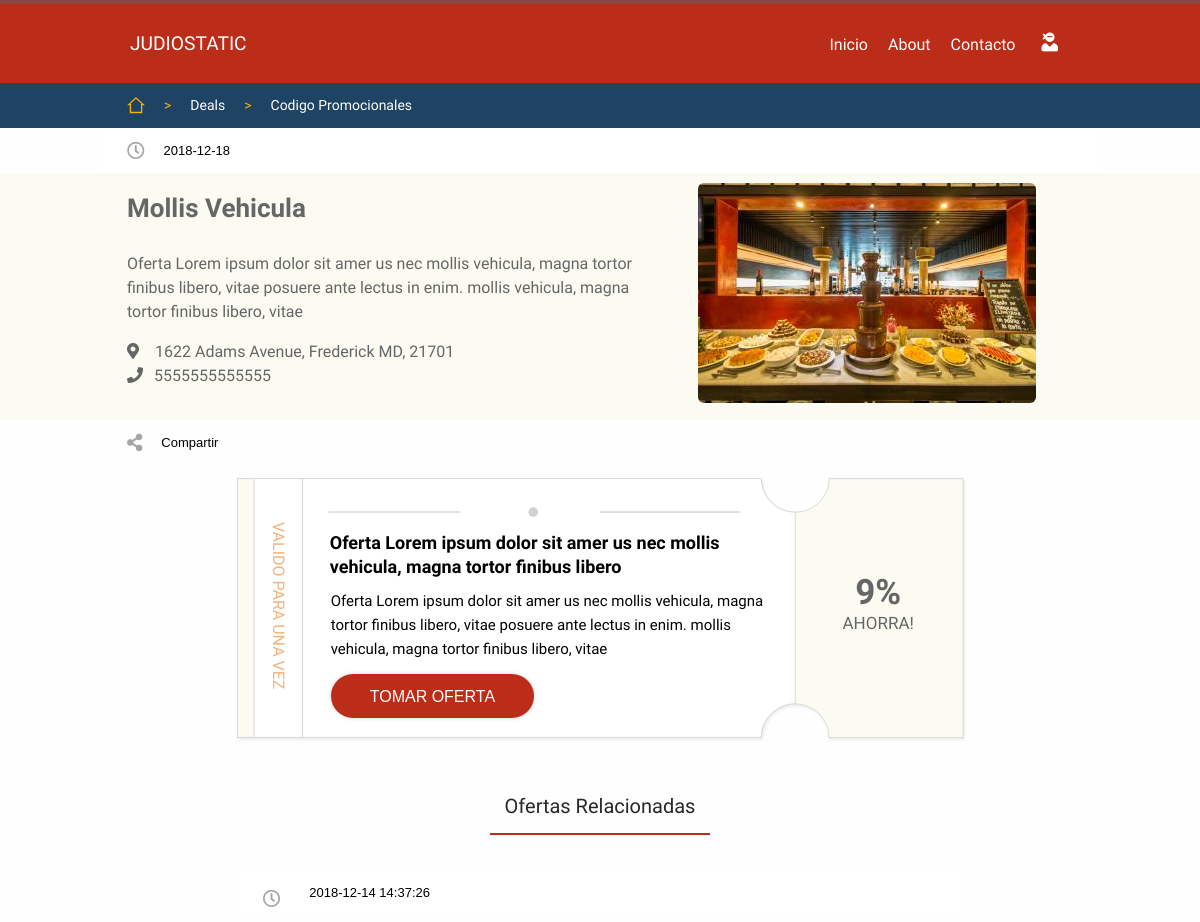
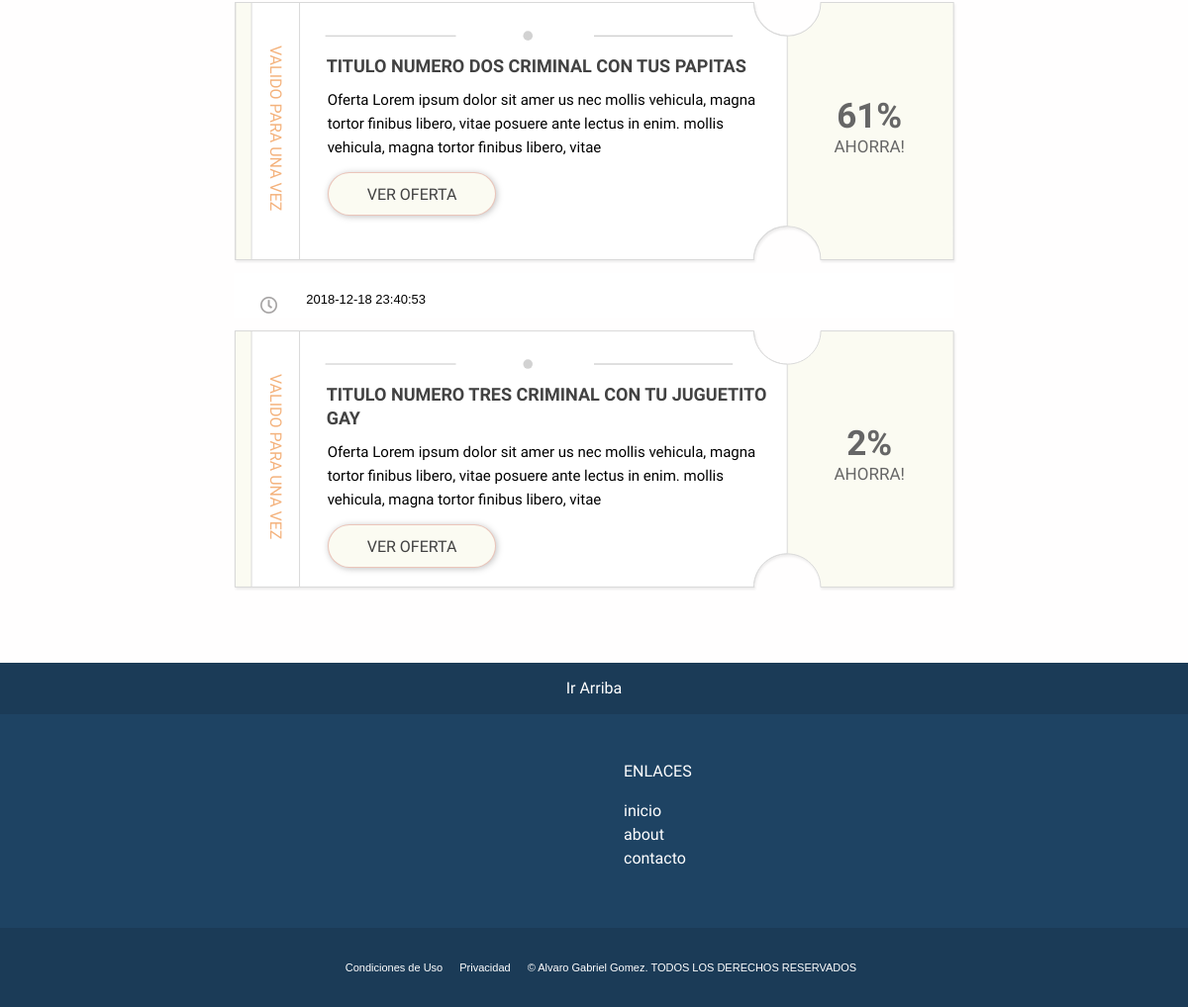
Page /deals.php?id=1 on the committed database (2 pictures, top to bottom).
### tables this page shows
CREATE TABLE `posts` (
  `post_id` int(10) UNSIGNED NOT NULL,
  `buss_id` int(10) UNSIGNED NOT NULL,
  `active` int(1) NOT NULL DEFAULT '1',
  `created_at` timestamp NOT NULL DEFAULT CURRENT_TIMESTAMP,
  `updated_at` timestamp NOT NULL DEFAULT CURRENT_TIMESTAMP ON UPDATE CURRENT_TIMESTAMP,
  `offer_end_at` timestamp NOT NULL DEFAULT '0000-00-00 00:00:00',
  `price_new` decimal(6,2) UNSIGNED NOT NULL DEFAULT '10.10',
  `price_from` decimal(6,2) UNSIGNED NOT NULL DEFAULT '11.11',
  `title` varchar(255) NOT NULL DEFAULT 'Oferta Lorem ipsum dolor sit amer us nec mollis vehicula, magna tortor finibus libero',
  `description` varchar(255) NOT NULL DEFAULT 'Oferta Lorem ipsum dolor sit amer us nec mollis vehicula, magna tortor finibus libero, vitae posuere ante lectus in enim. mollis vehicula, magna tortor finibus libero, vitae',
  `post_hero_img_url` varchar(500) DEFAULT 'img/tumb1.jpg'
);

CREATE TABLE `buss` (
  `buss_id` int(10) UNSIGNED NOT NULL,
  `buss_name` varchar(500) DEFAULT 'Mollis Vehicula',
  `buss_dir` varchar(500) DEFAULT '1622  Adams Avenue, Frederick MD, 21701',
  `buss_phone` varchar(255) DEFAULT '5555555555555',
  `buss_url` varchar(500) DEFAULT 'http://ckj1.site11.com',
  `created_at` timestamp NOT NULL DEFAULT CURRENT_TIMESTAMP,
  `updated_at` timestamp NOT NULL DEFAULT CURRENT_TIMESTAMP ON UPDATE CURRENT_TIMESTAMP,
  `cover_url` varchar(500) DEFAULT NULL,
  `active` int(1) NOT NULL DEFAULT '1'
);

### includes/deals-inc.php (called while the page is built, shortened)
<?php
if(isset($_GET['id'])){
    require 'dbh-inc.php';
    $post_url_id = mysqli_real_escape_string($conn, $_GET['id']);
    if(is_numeric($post_url_id)) {
    $sql = "
    SELECT b.buss_name, b.buss_dir, b.buss_phone, b.buss_phone, b.buss_url, p.title, p.description, p.price_from, p.price_new, p.offer_end_at, p.created_at, p.updated_at, p.buss_id, p.post_hero_img_url, b.cover_url, CONCAT(YEAR(p.updated_at),'-', MONTH(p.updated_at), '-' , DAY(p.updated_at)) AS data
    FROM posts as p
    JOIN buss as b
        on b.buss_id = p.buss_id
    WHERE p.post_id = $post_url_id
    AND p.active <> 0
    ";
    $results=mysqli_query($conn, $sql);
    $resultsCheck=mysqli_num_rows($results);
    $row = mysqli_fetch_array($results, MYSQLI_ASSOC);
    if($resultsCheck < 1){
        header("Location:index.php?error=404");
        exit();
    }else{
        $post_updated_at =mysqli_real_escape_string($conn,  $row['data']);
        $post_buss_id = mysqli_real_escape_string($conn, $row['buss_id']);
        $post_buss_name =mysqli_real_escape_string($conn,  $row['buss_name']);
        $post_buss_dir = mysqli_real_escape_string($conn, $row['buss_dir']);
        $post_buss_phone =mysqli_real_escape_string($conn,  $row['buss_phone']);
        $post_hero_img = mysqli_real_escape_string($conn, $row['post_hero_img_url']);
    }
    }else{
        header("Location:index.php");
        exit();
    }
}else{
    header("Location:index.php");
    exit();
}

### deals.php (the view, shortened to what this page needs)
<?php
require 'includes/deals-inc.php';
?>
<!DOCTYPE html>
<html lang="en">
<head>
    <link rel="stylesheet" type="text/css" href="style.css">
    <link rel="stylesheet" type="text/css" href="css/responsive.css">
    <link rel="stylesheet" type="text/css" href="modalwindow/modalwindow.css">
    <link rel="stylesheet" href="https://use.fontawesome.com/releases/v5.6.1/css/fontawesome.css">
</head>
<body>
<div id="themoderfoquer">
<?php
require 'components/header.php';
?>
        <?php
            require 'components/navbar.php';
        ?>
<div id="time-bar">
    <div id="time-bar-container">
            <nav>
                <ul>
                    <li><i style="font-size: 1.35em;color: #A6A4A4;margin: 14px 0px;" class="far fa-clock" ></i></li>
                    <li><?php echo $post_updated_at; ?></li>
                </ul>
            </nav>
    </div>
</div>
<section>
<div id="main-container">
     <div id="main">
    <div id="hero-deals-container">
        <div id="hero-deals">
            <div class="col1">
                <div class="title-hero-deals"><?php echo $post_buss_name; ?></div>
                <div class="desc-art">
                    <p>Oferta Lorem ipsum dolor sit amer us nec mollis vehicula, magna tortor finibus libero, vitae posuere ante lectus in enim. mollis vehicula, magna tortor finibus libero, vitae<br>
                    <div class="buss-dir">
                    <i class="fas fa-map-marker-alt" style="margin-right:16px;"></i><?php echo $post_buss_dir; ?>
                    </div>
                    <div class="buss-phone">
                    <i class="fas fa-phone" style="margin-right:11px;"></i><?php echo $post_buss_phone; ?>
                    </div>
                </p>
                </div>
            </div>
             <div class="col2">
                <img src="<?php echo $post_hero_img; ?>" alt="image deals">
            </div>
        </div>
    </div>
         <div id="share-bar">
             <div id="share-bar-container">
                <nav>
                    <ul>
                        <li><i style="font-size: 1.35em;color: #A6A4A4;margin: 14px 0px;" class="fas fa-share-alt" ></i></li>
                        <li>Compartir</li>
                    </ul>
                </nav>
            </div>
         </div>
         <div id="main-posts-container">
                <div class="main-post">
<?php
echo '<div class="cupon-std">
<div class="cupon-col1">
<div>VALIDO PARA UNA VEZ</div>
</div>
<div class="cupon-col2">
<div class="cupon-titulo"><span>'.$row['title'].'</span></div>
<div class="cupon-desc"><span>'.$row['description'].'</span>
</div>
<button id="modaltrigger"class="cupon-boton button red"onClick="cargarContenido("modalwindow/deals_pages/continue.php?id='.$post_url_id.'")"><span>TOMAR OFERTA</span></button>
</div>
<div class="cupon-col3">
<div class="cupon-descuento">
<div class="porcentaje"><span>'. abs(round((($row['price_new']/$row['price_from'])*100)-100))  .'%</span></div>
<span class="s-porcentaje">AHORRA!</span>
</div>
</div>
</div>';
                require 'includes/related-inc.php';
?>
            </div>
    </div>
</div>
</section>
</div>
        <?php
            require 'components/footer.php';
        ?>
<link rel="stylesheet" type="text/css" href="css/animate.min.css">
    <link rel="stylesheet" href="https://use.fontawesome.com/releases/v5.6.1/css/regular.css">
    <link rel="stylesheet" href="https://use.fontawesome.com/releases/v5.6.1/css/solid.css">
</body>
</html>

### includes/related-inc.php
<?php
require 'includes/dbh-inc.php';
?>
<?php
$sql ="
SELECT * FROM posts
 WHERE buss_id = $post_buss_id
 AND active <> 0
 AND post_id <> $post_url_id
 ORDER BY post_id ASC
";
?>
<div><h3 style="margin-top:56px!important;">Ofertas Relacionadas</h3></div>
<?php
$results=mysqli_query($conn, $sql);
while($row = mysqli_fetch_array($results, MYSQLI_ASSOC)){
   echo ' <div id="time-bar">
    <div id="time-bar-container">
            <nav>
                <ul>
                    <li><i style="font-size: 1.35em;color: #A6A4A4;margin: 14px 0px;" class="far fa-clock" ></i></li>
                    <li>'.$row['updated_at'].'</li>
                </ul>
            </nav>
    </div>
</div>';
    echo '<div class="cupon-std">
    <div class="cupon-col1">
    <div>VALIDO PARA UNA VEZ</div>
    </div>
    <div class="cupon-col2">
    <div class="cupon-titulo"><span><a href="deals.php?id='.$row['post_id'].'">'.$row['title'].'</a></span></div>
    <div class="cupon-desc"><span>'.$row['description'].'</span>
    </div>
    <div class="cupon-boton button l-grey"><a href="deals.php?id='.$row['post_id'].'">VER OFERTA</a></div>
    </div>
    <div class="cupon-col3">
    <div class="cupon-descuento">
    <div class="porcentaje"><span>'. abs(round((($row['price_new']/$row['price_from'])*100)-100))  .'%</span></div>
    <span class="s-porcentaje">AHORRA!</span>
    </div>
    </div>
    </div>';
}
?>

### style.css (style rules this page uses)
body { margin: 0px; padding: 0px; color: #666; font-family: 'Oxygen', sans-serif; background: #fffefe; font-size: 1em; line-height: 1.5em; }
a { color: #424242; text-decoration: none; }
h3 { font-size: 20px!important; font-family: 'Oxygen', sans-serif; color: #292828; text-align: center; margin: 0 auto 31px !important; font-weight: 300; }
#themoderfoquer { overflow: hidden; width: 100%; }
#main { min-height: 100vh; width: 100%; }
#main-container { width: inherit; height: inherit; display: flex; justify-content: center; align-items: center; }
#main-posts-container { display: flex; flex-direction: column; width: inherit; margin: auto; max-width: 1000px; height: auto; padding: 0px 38px; box-sizing: border-box }
.main-post { margin:auto; }
.main-post li { line-height: 33px; margin:10px; }
h3::after { content: " "; position: relative; width: 220px; border-bottom: solid 2px #BC2D19; display: block; clear: both; margin: 15px auto 0; }
.button { border-radius:50px; background-color: #22BA6A; border: none; color: white; padding: 12px 39px; text-align: center; text-decoration: none; display: inline-block; font-size: 16px; height: 44px; box-sizing: border-box; box-shadow: 0px 0px 4px 0px rgba(209,209,209,1); cursor: pointer; }
.red { background-color: #BC2D19!important; transition: all 0.4s ease; }
.l-grey { background-color: #fbfbf2!important; border: 1px solid #bc2d1942; transition: all 0.4s ease; box-shadow: 1px 1px 6px 0px rgba(128, 128, 128, 0.49)!important; }
.l-grey a { color:#424242!important; }
#time-bar-container { width: 100%; max-width: 1000px; margin: auto; }
#time-bar nav { box-sizing: border-box; position: relative; background-color:#FFF; width: 100%; height: 45px; vertical-align: middle; }
#time-bar nav ul { display: flex; flex-direction: row; flex-wrap: wrap; list-style: none; text-decoration:none; padding-left: 8px; vertical-align: middle; line-height: 45px; margin: 0; }
#time-bar nav ul li { margin-left: 19px; vertical-align: middle; font-size: 13px; color: #000; font-family: 'Helvetica', sans-serif; }
#hero-deals-container { position: relative; width: 100%; min-height: 213px; background-color: #fbfbf2; }
#hero-deals { position: relative; box-sizing: border-box; margin:auto; display: flex; padding:10px; width: 100%; max-width: 1000px; min-height: 213px; background-color: #fbfbf2; }
.col1 { width: 100%; max-width: 60%; }
.title-hero-deals { font-size: 26px; line-height: 35px; font-weight: 600; text-align: left; padding: 8px 50px 2px 17px; }
.desc-art { padding: 8px 50px 2px 17px; }
.col2 { width: 100%; max-width: 40%; }
.col2 img { overflow: hidden; width: auto; height: auto; max-width: 338px; border-radius: 6px; transition: all 0.6s ease; }
#share-bar-container { width: 100%; max-width: 1000px; margin: auto; }
#share-bar nav { box-sizing: border-box; position: relative; width: 100%; height: 45px; vertical-align: middle; }
#share-bar nav ul { display: flex; flex-direction: row; flex-wrap: wrap; list-style: none; text-decoration:none; padding-left: 8px; vertical-align: middle; line-height: 45px; margin: 0; }
#share-bar nav ul li { margin-left: 19px; vertical-align: middle; font-size: 13px; color: #000; font-family: 'Helvetica', sans-serif; }
.cupon-std { background-image: url(img/icons/cupon-std.svg); background-size: 729.6px 260.4px; width: 728.6px; height: 260.4px; margin: 13px 0px; display: flex; flex-direction: row; align-items: stretch; filter: drop-shadow( 1px 2px 1px rgba(0,0,0,0.07) ); }
.cupon-col1 { width: 67px; }
.cupon-col1 div { transform: rotate(90deg); transform-origin: 5px 49px 0; width: 177px; color:#F4B27C; }
.cupon-col2 { width: 492px; }
.cupon-titulo { padding: 25px 0px 4px 23px; margin-top: 28px; font-weight: 600; font-size: 18px; color: #000; margin-left: 4px; }
.cupon-desc { padding: 6px 23px 6px 28px; font-size: 15px; color: #000; height: 74px; overflow: hidden; }
.cupon-col3 { width: 167px; display: flex; align-items: center; justify-content: center; }
.cupon-boton { margin-left: 28px; margin-top: 5px; line-height: 19px; }
.cupon-boton a { color: #FFF; }
.cupon-descuento { display: flex; align-items: center; justify-content: center; width: 100%; height: 100%; vertical-align: middle; flex-direction: column; }
.porcentaje span { font-size: 35px; font-weight: 600; }
.s-porcentaje { font-size: 17px; font-weight: 400; }

### modalwindow/modalwindow.css (style rules this page uses)
* { -webkit-transition: all .5s ease-in-out; transition: transform .5s ease-in-out; }

### rows in the picture
posts: buss.buss_name "Mollis Vehicula", buss.buss_dir "1622 Adams Avenue, Frederick MD, 21701", buss.buss_phone "5555555555555", post_hero_img_url (picture), title "Oferta Lorem ipsum dolor sit amer us nec mollis vehicula, magna tortor finibus libero", description "Oferta Lorem ipsum dolor sit amer us nec mollis vehicula, magna tortor finibus libero, vitae posuere ante lectus in enim. mollis vehicula, magna tortor finibus libero, vitae", abs(round((($row['price_new']/$row['price_from'])*100)-100)) "9"
posts: updated_at "2018-12-14 14:37:26", title "TITULO NUMERO DOS CRIMINAL CON TUS PAPITAS", description "Oferta Lorem ipsum dolor sit amer us nec mollis vehicula, magna tortor finibus libero, vitae posuere ante lectus in enim. mollis vehicula, magna tortor finibus libero, vitae", abs(round((($row['price_new']/$row['price_from'])*100)-100)) "61"
posts: updated_at "2018-12-18 23:40:53", title "TITULO NUMERO TRES CRIMINAL CON TU JUGUETITO GAY", description "Oferta Lorem ipsum dolor sit amer us nec mollis vehicula, magna tortor finibus libero, vitae posuere ante lectus in enim. mollis vehicula, magna tortor finibus libero, vitae", abs(round((($row['price_new']/$row['price_from'])*100)-100)) "2"

### other values in the picture
$post_updated_at "2018-12-18"
